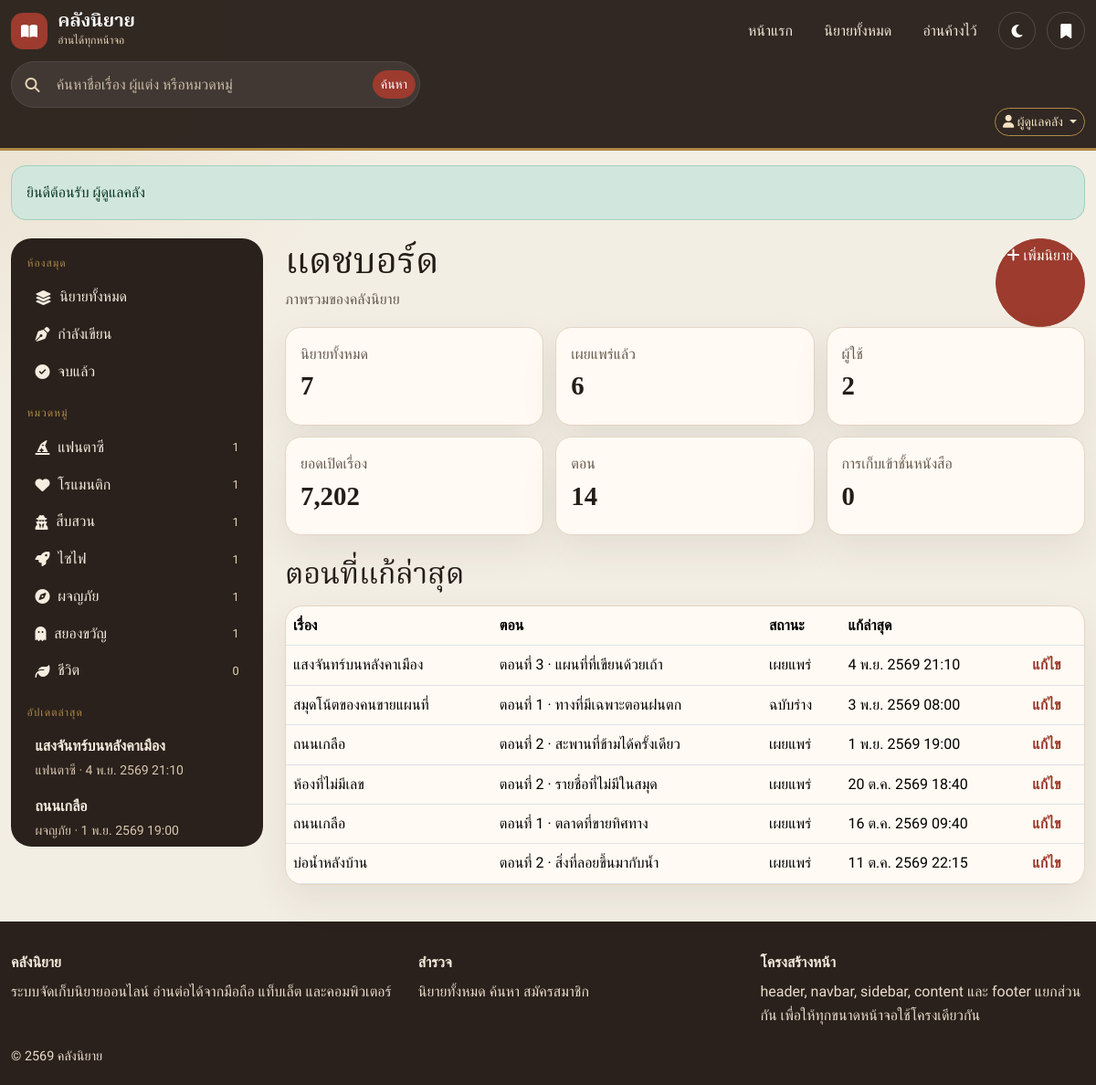
/index.php?page=admin (signed in), run on the app's committed database.
### tables this page shows
CREATE TABLE users (
    id INT UNSIGNED NOT NULL AUTO_INCREMENT,
    username VARCHAR(50) NOT NULL,
    email VARCHAR(120) NOT NULL,
    password_hash VARCHAR(255) NOT NULL,
    display_name VARCHAR(100) NOT NULL,
    role ENUM('admin', 'member') NOT NULL DEFAULT 'member',
    created_at DATETIME NOT NULL DEFAULT CURRENT_TIMESTAMP,
    updated_at DATETIME NOT NULL DEFAULT CURRENT_TIMESTAMP ON UPDATE CURRENT_TIMESTAMP,
    PRIMARY KEY (id),
    UNIQUE KEY uq_users_username (username),
    UNIQUE KEY uq_users_email (email)
);

CREATE TABLE categories (
    id INT UNSIGNED NOT NULL AUTO_INCREMENT,
    name VARCHAR(80) NOT NULL,
    slug VARCHAR(120) NOT NULL,
    description VARCHAR(255) NOT NULL DEFAULT '',
    icon VARCHAR(60) NOT NULL DEFAULT 'fa-book',
    sort_order INT NOT NULL DEFAULT 0,
    created_at DATETIME NOT NULL DEFAULT CURRENT_TIMESTAMP,
    PRIMARY KEY (id),
    UNIQUE KEY uq_categories_slug (slug)
);

CREATE TABLE novels (
    id INT UNSIGNED NOT NULL AUTO_INCREMENT,
    title VARCHAR(200) NOT NULL,
    slug VARCHAR(220) NOT NULL,
    author_name VARCHAR(120) NOT NULL,
    category_id INT UNSIGNED NOT NULL,
    synopsis TEXT NOT NULL,
    cover_image VARCHAR(255) DEFAULT NULL,
    status ENUM('ongoing', 'completed', 'hiatus') NOT NULL DEFAULT 'ongoing',
    is_published TINYINT(1) NOT NULL DEFAULT 1,
    view_count INT UNSIGNED NOT NULL DEFAULT 0,
    created_by INT UNSIGNED DEFAULT NULL,
    created_at DATETIME NOT NULL DEFAULT CURRENT_TIMESTAMP,
    updated_at DATETIME NOT NULL DEFAULT CURRENT_TIMESTAMP ON UPDATE CURRENT_TIMESTAMP,
    PRIMARY KEY (id),
    UNIQUE KEY uq_novels_slug (slug),
    KEY idx_novels_category (category_id),
    KEY idx_novels_pub_updated (is_published, updated_at),
    CONSTRAINT fk_novels_category FOREIGN KEY (category_id) REFERENCES categories (id) ON UPDATE CASCADE ON DELETE RESTRICT,
    CONSTRAINT fk_novels_user FOREIGN KEY (created_by) REFERENCES users (id) ON UPDATE CASCADE ON DELETE SET NULL
);

CREATE TABLE chapters (
    id INT UNSIGNED NOT NULL AUTO_INCREMENT,
    novel_id INT UNSIGNED NOT NULL,
    chapter_number INT UNSIGNED NOT NULL,
    title VARCHAR(200) NOT NULL,
    content LONGTEXT NOT NULL,
    is_published TINYINT(1) NOT NULL DEFAULT 1,
    view_count INT UNSIGNED NOT NULL DEFAULT 0,
    created_at DATETIME NOT NULL DEFAULT CURRENT_TIMESTAMP,
    updated_at DATETIME NOT NULL DEFAULT CURRENT_TIMESTAMP ON UPDATE CURRENT_TIMESTAMP,
    PRIMARY KEY (id),
    UNIQUE KEY uq_chapter_number (novel_id, chapter_number),
    CONSTRAINT fk_chapters_novel FOREIGN KEY (novel_id) REFERENCES novels (id) ON UPDATE CASCADE ON DELETE CASCADE
);

### includes/library.php (called while the page is built, shortened)
<?php
function novel_select_sql(): string
{
    return 'SELECT n.id, n.title, n.slug, n.author_name, n.category_id, n.synopsis, n.cover_image,
                   n.status, n.is_published, n.view_count, n.created_by, n.created_at, n.updated_at,
                   c.name AS category_name, c.slug AS category_slug, c.icon AS category_icon,
                   (SELECT COUNT(*) FROM chapters ch WHERE ch.novel_id = n.id AND ch.is_published = 1) AS chapter_count,
                   (SELECT COUNT(*) FROM chapters ch2 WHERE ch2.novel_id = n.id) AS chapter_total
            FROM novels n
            INNER JOIN categories c ON c.id = n.category_id';
}
function novel_filters(array $filters): array
{
    $where = [];
    $params = [];
    if (empty($filters['include_unpublished'])) {
        $where[] = 'n.is_published = 1';
    }
    $order = match ($filters['sort'] ?? 'new') {
        'popular' => 'n.view_count DESC, n.updated_at DESC',
        'title' => 'n.title ASC',
        'old' => 'n.created_at ASC',
        default => 'n.updated_at DESC',
    };
    return [$where, $params, $order];
}
function query_novels(array $filters, int $limit, int $offset = 0): array
{
    [$where, $params, $order] = novel_filters($filters);
    $limit = max(1, min(60, $limit));
    $offset = max(0, $offset);
    $sql = novel_select_sql()
        . ' WHERE ' . implode(' AND ', $where)
        . ' ORDER BY ' . $order
        . ' LIMIT ' . $limit . ' OFFSET ' . $offset;
    $stmt = db()->prepare($sql);
    $stmt->execute($params);
    return $stmt->fetchAll();
}
function categories_with_counts(): array
{
    $sql = 'SELECT c.*, COUNT(n.id) AS novel_count
            FROM categories c
            LEFT JOIN novels n ON n.category_id = c.id AND n.is_published = 1
            GROUP BY c.id
            ORDER BY c.sort_order ASC, c.name ASC';
    return db()->query($sql)->fetchAll();
}
function latest_novels(int $limit = 8): array
{
    return query_novels(['sort' => 'new'], $limit);
}
function dashboard_stats(): array
{
    $queries = [
        'novels' => 'SELECT COUNT(*) FROM novels',
        'published' => 'SELECT COUNT(*) FROM novels WHERE is_published = 1',
        'chapters' => 'SELECT COUNT(*) FROM chapters',
        'users' => 'SELECT COUNT(*) FROM users',
        'views' => 'SELECT COALESCE(SUM(view_count), 0) FROM novels',
        'bookmarks' => 'SELECT COUNT(*) FROM bookmarks',
    ];
    $stats = [];
    foreach ($queries as $key => $sql) {
        $stats[$key] = (int) db()->query($sql)->fetchColumn();
    }
    return $stats;
}
function recent_chapters(int $limit = 6): array
{
    $limit = max(1, min(20, $limit));
    $sql = 'SELECT ch.id, ch.title, ch.chapter_number, ch.is_published, ch.updated_at,
                   n.id AS novel_id, n.title AS novel_title, n.slug AS novel_slug
            FROM chapters ch
            INNER JOIN novels n ON n.id = ch.novel_id
            ORDER BY ch.updated_at DESC
            LIMIT ' . $limit;
    return db()->query($sql)->fetchAll();
}

### config/config.php (called while the page is built, shortened)
<?php
return [
    'db' => [
        'host' => getenv('NOVEL_DB_HOST') ?: '127.0.0.1',
        'port' => (int) (getenv('NOVEL_DB_PORT') ?: 3306),
        'name' => getenv('NOVEL_DB_NAME') ?: 'novel_library',
        'user' => getenv('NOVEL_DB_USER') ?: 'novel_user',
        'pass' => getenv('NOVEL_DB_PASS') ?: 'NovelLib@2026',
        'charset' => 'utf8mb4',
    ],
    'app' => [
        'name' => 'คลังนิยาย',
        'tagline' => 'จัดเก็บ อ่าน และเปิดต่อได้บนมือถือ แท็บเล็ต และคอมพิวเตอร์',
        'timezone' => 'Asia/Bangkok',
        'session_name' => 'klangniyai',
        'debug' => false,
        'show_demo_accounts' => true,
        'per_page' => 9,
    ],
];

### includes/bootstrap.php (called while the page is built, shortened)
<?php
function app_config(): array
{
    static $config = null;
    if ($config === null) {
        $loaded = require APP_ROOT . '/config/config.php';
        $config = is_array($loaded) ? $loaded : [];
    }
    return $config;
}
$config = app_config();
require APP_ROOT . '/includes/functions.php';
require APP_ROOT . '/includes/library.php';

### content/admin/dashboard.php (the view, shortened to what this page needs)
<?php
$stats = dashboard_stats();
$recent = recent_chapters(6);
?>
<div class="page-heading d-flex flex-wrap justify-content-between gap-3">
    <div>
        <h1>แดชบอร์ด</h1>
        <p>ภาพรวมของคลังนิยาย</p>
    </div>
    <a class="btn btn-seal" href="<?= e(url('admin-novel-form')) ?>"><i class="fa-solid fa-plus"></i> เพิ่มนิยาย</a>
</div>
<div class="stat-grid">
    <a class="stat-card" href="<?= e(url('admin-novels')) ?>"><span>นิยายทั้งหมด</span><strong><?= number_format($stats['novels']) ?></strong></a>
    <a class="stat-card" href="<?= e(url('admin-novels')) ?>"><span>เผยแพร่แล้ว</span><strong><?= number_format($stats['published']) ?></strong></a>
    <a class="stat-card" href="<?= e(url('admin-users')) ?>"><span>ผู้ใช้</span><strong><?= number_format($stats['users']) ?></strong></a>
    <a class="stat-card" href="<?= e(url('novels', ['sort' => 'popular'])) ?>"><span>ยอดเปิดเรื่อง</span><strong><?= number_format($stats['views']) ?></strong></a>
    <a class="stat-card" href="<?= e(url('admin-categories')) ?>"><span>ตอน</span><strong><?= number_format($stats['chapters']) ?></strong></a>
    <a class="stat-card" href="<?= e(url('admin')) ?>"><span>การเก็บเข้าชั้นหนังสือ</span><strong><?= number_format($stats['bookmarks']) ?></strong></a>
</div>
<div class="section-head">
    <h2>ตอนที่แก้ล่าสุด</h2>
</div>
<div class="table-responsive panel">
    <table class="table align-middle mb-0">
        <thead>
            <tr><th>เรื่อง</th><th>ตอน</th><th>สถานะ</th><th>แก้ล่าสุด</th><th></th></tr>
        </thead>
        <tbody>
            <?php foreach ($recent as $chapter): ?>
                <tr>
                    <td><?= e($chapter['novel_title']) ?></td>
                    <td>ตอนที่ <?= number_format((int) $chapter['chapter_number']) ?> · <?= e($chapter['title']) ?></td>
                    <td><?= (int) $chapter['is_published'] === 1 ? 'เผยแพร่' : 'ฉบับร่าง' ?></td>
                    <td><?= e(thai_datetime((string) $chapter['updated_at'])) ?></td>
                    <td><a href="<?= e(url('admin-chapter-form', ['novel' => (int) $chapter['novel_id'], 'id' => (int) $chapter['id']])) ?>">แก้ไข</a></td>
                </tr>
            <?php endforeach; ?>
        </tbody>
    </table>
</div>

### includes/navbar.php (shortened to what this page needs)
<?php
$me = current_user();
$appName = (string) (app_config()['app']['name'] ?? 'คลังนิยาย');
$searchValue = ($page ?? '') === 'search' ? (string) ($_GET['q'] ?? '') : '';
?>
<header class="topbar sticky-top">
    <div class="container-xxl">
        <div class="topbar-row">
            <a class="brand" href="<?= e(url('home')) ?>">
                <span class="brand-mark" aria-hidden="true"><i class="fa-solid fa-book-open"></i></span>
                <span>
                    <strong><?= e($appName) ?></strong>
                    <small>อ่านได้ทุกหน้าจอ</small>
                </span>
            </a>
            <nav class="top-links d-none d-lg-flex" aria-label="เมนูหลัก">
                <a class="<?= ($page ?? '') === 'home' ? 'is-active' : '' ?>" href="<?= e(url('home')) ?>">หน้าแรก</a>
                <a class="<?= in_array(($page ?? ''), ['novels', 'novel', 'category'], true) ? 'is-active' : '' ?>" href="<?= e(url('novels')) ?>">นิยายทั้งหมด</a>
                <?php if ($me !== null): ?>
                    <a class="<?= ($page ?? '') === 'history' ? 'is-active' : '' ?>" href="<?= e(url('history')) ?>">อ่านค้างไว้</a>
                <?php endif; ?>
            </nav>
            <div class="top-tools">
                <button class="btn btn-nav" type="button" data-theme-toggle aria-label="สลับโหมดกลางวันและกลางคืน">
                    <i class="fa-solid fa-moon" aria-hidden="true"></i>
                </button>
                <?php if ($me !== null): ?>
                    <a class="btn btn-nav<?= ($page ?? '') === 'bookmarks' ? ' is-active' : '' ?>" href="<?= e(url('bookmarks')) ?>" aria-label="ชั้นหนังสือของฉัน">
                        <i class="fa-solid fa-bookmark" aria-hidden="true"></i>
                    </a>
                <?php endif; ?>
            </div>
        </div>
        <form class="nav-search" method="get" action="index.php" role="search">
            <i class="fa-solid fa-magnifying-glass" aria-hidden="true"></i>
            <input id="nav-q" type="search" name="q" value="<?= e($searchValue) ?>" placeholder="ค้นหาชื่อเรื่อง ผู้แต่ง หรือหมวดหมู่" maxlength="100">
            <button class="btn btn-seal btn-sm" type="submit">ค้นหา</button>
        </form>
        <div class="collapse d-lg-block" id="accountMenu">
            <div class="account-row">
                <?php if ($me === null): ?>
                    <a class="btn btn-outline-gold btn-sm" href="<?= e(url('register')) ?>">สมัครสมาชิก</a>
                    <a class="btn btn-seal btn-sm" href="<?= e(url('login')) ?>">เข้าสู่ระบบ</a>
                <?php else: ?>
                    <div class="dropdown">
                        <button class="btn btn-outline-gold btn-sm dropdown-toggle" type="button" data-bs-toggle="dropdown" aria-expanded="false">
                            <i class="fa-solid fa-user" aria-hidden="true"></i>
                            <?= e($me['display_name']) ?>
                        </button>
                    </div>
                <?php endif; ?>
            </div>
        </div>
    </div>
</header>

### includes/sidebar.php (shortened to what this page needs)
<?php
if (!isset($sidebarData)) {
    $sidebarData = [
        'categories' => categories_with_counts(),
        'latest' => latest_novels(5),
    ];
}
if (!function_exists('render_sidebar_menu')) {
    function render_sidebar_menu(array $sidebarData): void
    {
        global $page;
        $currentCategory = ($page ?? '') === 'category' ? (string) ($_GET['slug'] ?? '') : '';
        $status = ($page ?? '') === 'novels' ? (string) ($_GET['status'] ?? '') : '';
        ?>
        <p class="sidebar-kicker">ห้องสมุด</p>
        <nav class="sidebar-nav" aria-label="ทางลัดในคลัง">
            <a class="<?= $status === '' && ($page ?? '') === 'novels' ? 'is-active' : '' ?>" href="<?= e(url('novels')) ?>">
                <i class="fa-solid fa-layer-group" aria-hidden="true"></i> นิยายทั้งหมด
            </a>
            <a class="<?= $status === 'ongoing' ? 'is-active' : '' ?>" href="<?= e(url('novels', ['status' => 'ongoing'])) ?>">
                <i class="fa-solid fa-pen-nib" aria-hidden="true"></i> กำลังเขียน
            </a>
            <a class="<?= $status === 'completed' ? 'is-active' : '' ?>" href="<?= e(url('novels', ['status' => 'completed'])) ?>">
                <i class="fa-solid fa-circle-check" aria-hidden="true"></i> จบแล้ว
            </a>
        </nav>
        <p class="sidebar-kicker">หมวดหมู่</p>
        <nav class="sidebar-nav" aria-label="หมวดหมู่">
            <?php foreach ($sidebarData['categories'] as $category): ?>
                <a class="<?= $currentCategory === $category['slug'] ? 'is-active' : '' ?>" href="<?= e(url('category', ['slug' => $category['slug']])) ?>">
                    <i class="<?= e(icon_class((string) $category['icon'])) ?>" aria-hidden="true"></i>
                    <span><?= e($category['name']) ?></span>
                    <em><?= number_format((int) $category['novel_count']) ?></em>
                </a>
            <?php endforeach; ?>
        </nav>
        <p class="sidebar-kicker">อัปเดตล่าสุด</p>
        <ul class="latest-list">
            <?php foreach ($sidebarData['latest'] as $novel): ?>
                <li>
                    <a href="<?= e(url('novel', ['slug' => $novel['slug']])) ?>">
                        <strong><?= e($novel['title']) ?></strong>
                        <small><?= e($novel['category_name']) ?> · <?= e(thai_datetime((string) $novel['updated_at'])) ?></small>
                    </a>
                </li>
            <?php endforeach; ?>
        </ul>
        <?php
    }
}
$mode = $sidebarMode ?? 'desktop';
if ($mode === 'offcanvas'): ?>
    <div class="offcanvas offcanvas-start sidebar-offcanvas" tabindex="-1" id="sidebarOffcanvas" aria-labelledby="sidebarOffcanvasLabel">
        <div class="offcanvas-header">
            <h2 class="offcanvas-title" id="sidebarOffcanvasLabel">สารบัญคลัง</h2>
            <button type="button" class="btn-close btn-close-white" data-bs-dismiss="offcanvas" aria-label="ปิด"></button>
        </div>
        <div class="offcanvas-body">
            <?php render_sidebar_menu($sidebarData); ?>
        </div>
    </div>
<?php else: ?>
    <aside class="sidebar" aria-label="สารบัญ">
        <?php render_sidebar_menu($sidebarData); ?>
    </aside>
<?php endif; ?>

### data on the page
users: display_name "ผู้ดูแลคลัง"
categories: name "แฟนตาซี", novel_count "1"
categories: name "โรแมนติก", novel_count "1"
categories: name "สืบสวน", novel_count "1"
categories: name "ไซไฟ", novel_count "1"
categories: name "ผจญภัย", novel_count "1"
categories: name "สยองขวัญ", novel_count "1"
categories: name "ชีวิต", novel_count "0"
novels: title "แสงจันทร์บนหลังคาเมือง", category.name "แฟนตาซี", updated_at "4 พ.ย. 2569 21:10"
novels: title "ถนนเกลือ", category.name "ผจญภัย", updated_at "1 พ.ย. 2569 19:00"
novels: id "7"
chapters: id "14", is_published "0", novel.title "สมุดโน้ตของคนขายแผนที่", chapter_number "1", title "ทางที่มีเฉพาะตอนฝนตก", shows "ฉบับร่าง", updated_at "3 พ.ย. 2569 08:00"
chapters: novel.title "แสงจันทร์บนหลังคาเมือง", chapter_number "3", title "แผนที่ที่เขียนด้วยเถ้า", is_published "เผยแพร่", updated_at "4 พ.ย. 2569 21:10"
chapters: novel.title "ถนนเกลือ", chapter_number "2", title "สะพานที่ข้ามได้ครั้งเดียว", is_published "เผยแพร่", updated_at "1 พ.ย. 2569 19:00"
chapters: novel.title "ห้องที่ไม่มีเลข", chapter_number "2", title "รายชื่อที่ไม่มีในสมุด", is_published "เผยแพร่", updated_at "20 ต.ค. 2569 18:40"
chapters: novel.title "ถนนเกลือ", chapter_number "1", title "ตลาดที่ขายทิศทาง", is_published "เผยแพร่", updated_at "16 ต.ค. 2569 09:40"
chapters: novel.title "บ่อน้ำหลังบ้าน", chapter_number "2", title "สิ่งที่ลอยขึ้นมากับน้ำ", is_published "เผยแพร่", updated_at "11 ต.ค. 2569 22:15"

### other printed values
$appName "คลังนิยาย"
$flash['message'] "ยินดีต้อนรับ ผู้ดูแลคลัง"
$stats['published'] "6"
$stats['users'] "2"
$stats['views'] "7,202"
